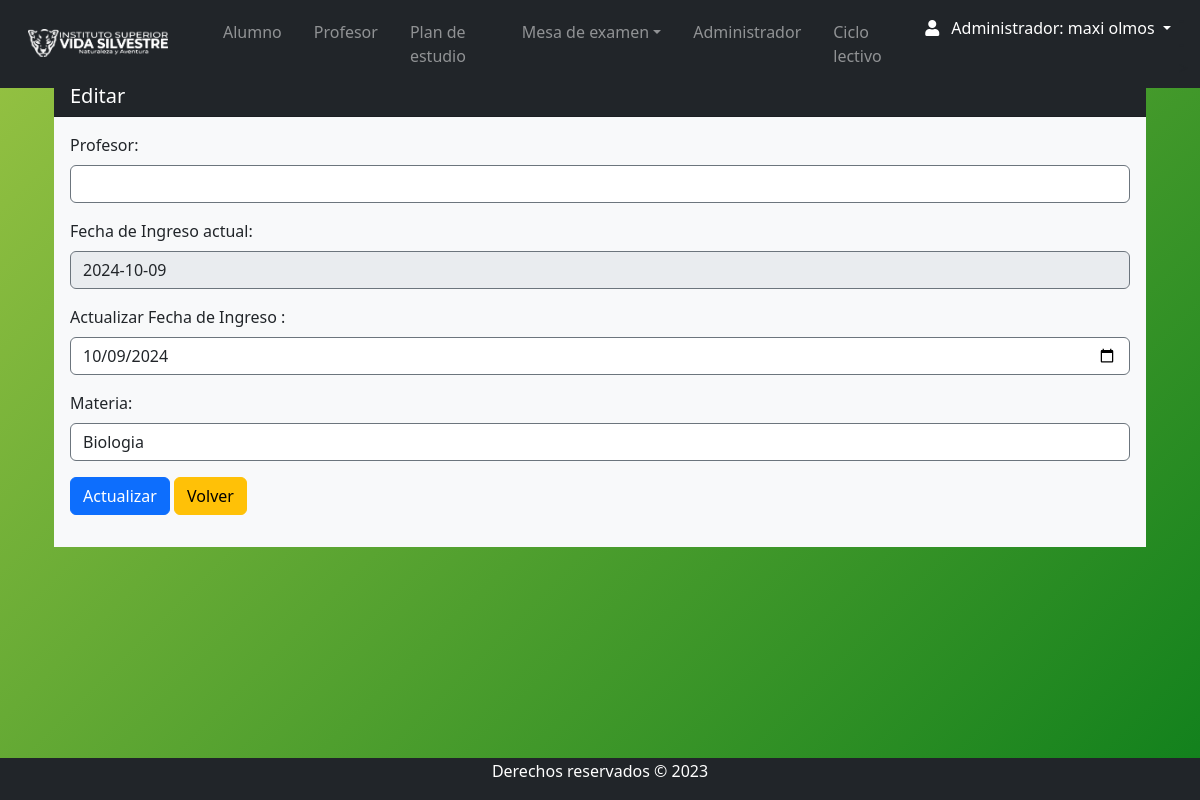
The app's page /Views/admin/asigna_edit.php?id=1 (signed in), older data.
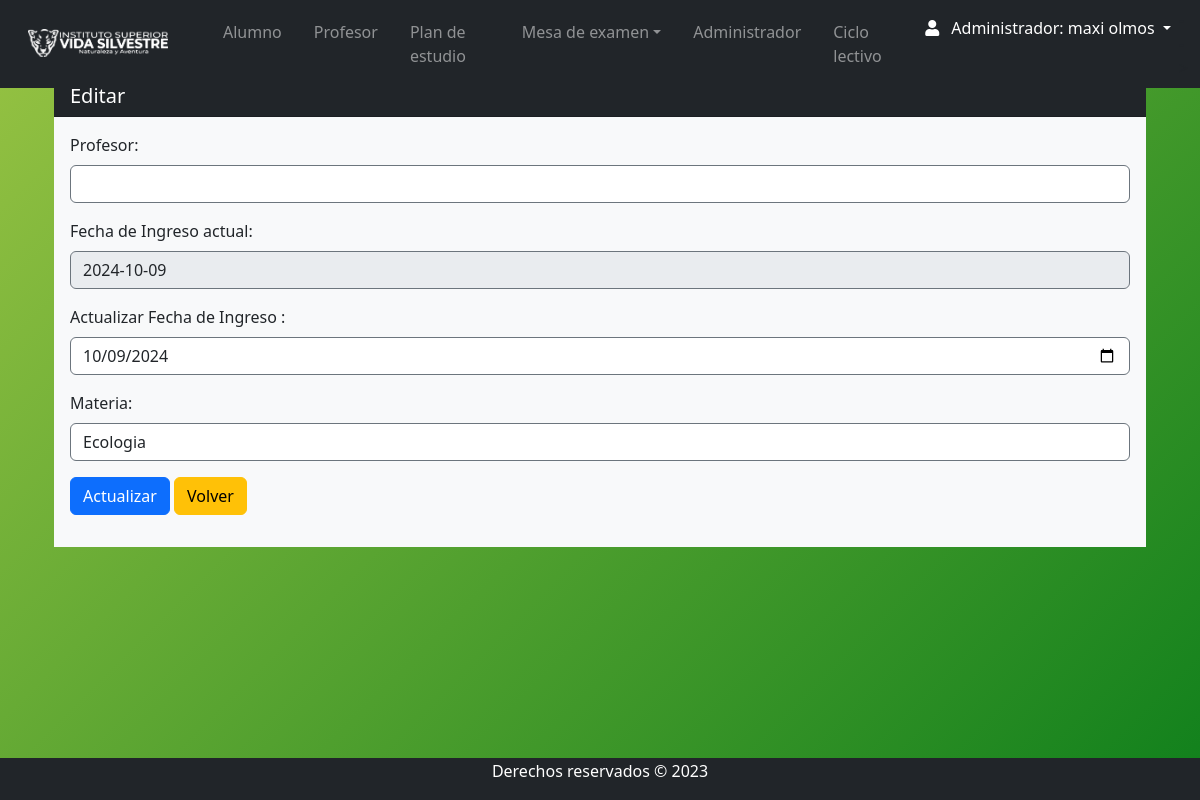
The same page, newer data.
### tables this page shows
CREATE TABLE `materia` (
  `id_materia` int(11) NOT NULL,
  `Nombre` varchar(255) DEFAULT NULL,
  `descripcion` varchar(50) DEFAULT NULL,
  `horas` varchar(5) DEFAULT NULL,
  `num_resolucion` varchar(15) DEFAULT NULL,
  `año_cursado` varchar(20) NOT NULL,
  `id_tipo` int(11) DEFAULT NULL,
  `estado` varchar(11) DEFAULT NULL,
  `plan_estudio` varchar(50) DEFAULT NULL
);

### Views/admin/asigna_edit.php (the view, shortened to what this page needs)
<?php
require 'navbar.php';
$id = $_GET['id'];
$sql = "SELECT * FROM asignar WHERE id_asignar=?";
$stmt = $conexion->prepare($sql);
$stmt->bind_param("i", $id);
$stmt->execute();
$resultado = $stmt->get_result();
$row = $resultado->fetch_assoc();
?>
<div class="container mt-3">
    <div class="row m-auto">
        <div class="col-sm">
            <div class="card rounded-2 border-0">
                <h5 class="card-header bg-dark text-white">Editar</h5>
                <div class="card-body bg-light">
                    <form method="post" class="form" action="">
                        <div class="form-group">
                            <label for="profesor">Profesor:</label>
                            <select  name="profesor" class="form-control card-header bg-white text-dark">
                            </select>
                        </div>
                        <div class="form-group">
                            <label >Fecha de Ingreso actual:</label>
                            <input disabled class="form-control"  value="<?php echo $row['fecha_i']?>" >
                        </div>
                        <div class="form-group">
                            <label for="fecha">Actualizar Fecha de Ingreso :</label>
                            <input type="date" class="form-control" name="fecha" value="<?php echo $row['fecha_i'] ?>" required>
                        </div>
                        <div class="form-group">
                            <label for="materia">Materia:</label>
                            <select name="materia" class="form-control" required>
                                <?php
                               $sqlM = "SELECT * FROM materia WHERE  estado = 'Activo' AND id_materia=" . $row['id_materia'];
                               $resultadoM = $conexion->query($sqlM);
                               $rowM = $resultadoM->fetch_assoc();
                               echo "<option hidden value=" . $rowM["id_materia"] . ">" . $rowM["Nombre"] . " </option>";
                                ?>
                            </select>
                        </div>
                        <div class="form-group">
                            <button type="submit" class="btn btn-primary">Actualizar</button>
                            <a class="btn btn-warning" href="asigna_index.php">Volver</a>
                        </div>
                    </form>
                </div>
            </div>
        </div>
    </div>
</div>
<?php require 'footer.php';?>

Row changes from the older to the newer data that the page shows:
changed materia: materia "Biologia" → "Ecologia"
